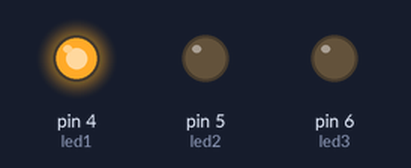
The sketch below on a simulated Arduino Uno, built with avr-gcc and run on an emulated ATmega328P. On the bench: output pins drawn as LEDs (lit = HIGH).

Above: at 0.5 s.
At 1.2 s:
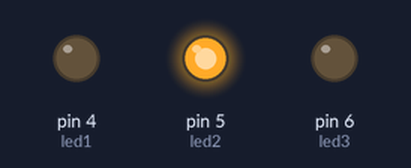
At 2.3 s:
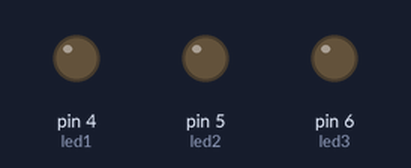
At 3.7 s:
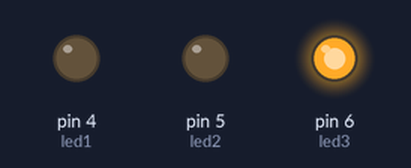
Timing chart, 0 to 5.5 s (numbered marks = the images above):
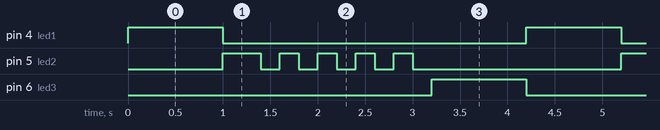

Measured:
- by itself, pin 4 (led1), pin 6 (led3): alternates HIGH for 1.0 s and LOW for 3.2 s
- by itself, pin 5 (led2): repeats every 4.2 s: 4 × (LOW 0.20 s, HIGH 0.20 s), LOW 2.2 s, HIGH 0.40 s
- by itself, everything shown: repeats every 4.2 s, in 13 steps

The sketch:

el_5.ino
```cpp
int led1 =4;
int led2 =5;
int led3 =6;

void setup() {

pinMode (led1,OUTPUT);
pinMode (led2,OUTPUT);
pinMode (led3,OUTPUT);
}

void loop() {

digitalWrite (led1,HIGH);
 delay (1000);

digitalWrite (led1,LOW);
digitalWrite (led2,HIGH);
 delay(200);
digitalWrite (led2,HIGH);
delay (200);
digitalWrite (led2,LOW);
delay (200);
digitalWrite (led2,HIGH);
delay (200);
digitalWrite (led2,LOW);
delay (200);
digitalWrite (led2,HIGH);
delay (200);
digitalWrite (led2,LOW);
delay (200);
digitalWrite (led2,HIGH);
delay (200);
digitalWrite (led2,LOW);
delay (200);
digitalWrite (led2,HIGH);
delay (200);
digitalWrite (led2,LOW);
delay (200);
digitalWrite (led2,LOW);
digitalWrite (led3,HIGH);
 delay(1000);
 digitalWrite (led3,LOW);

}
```
